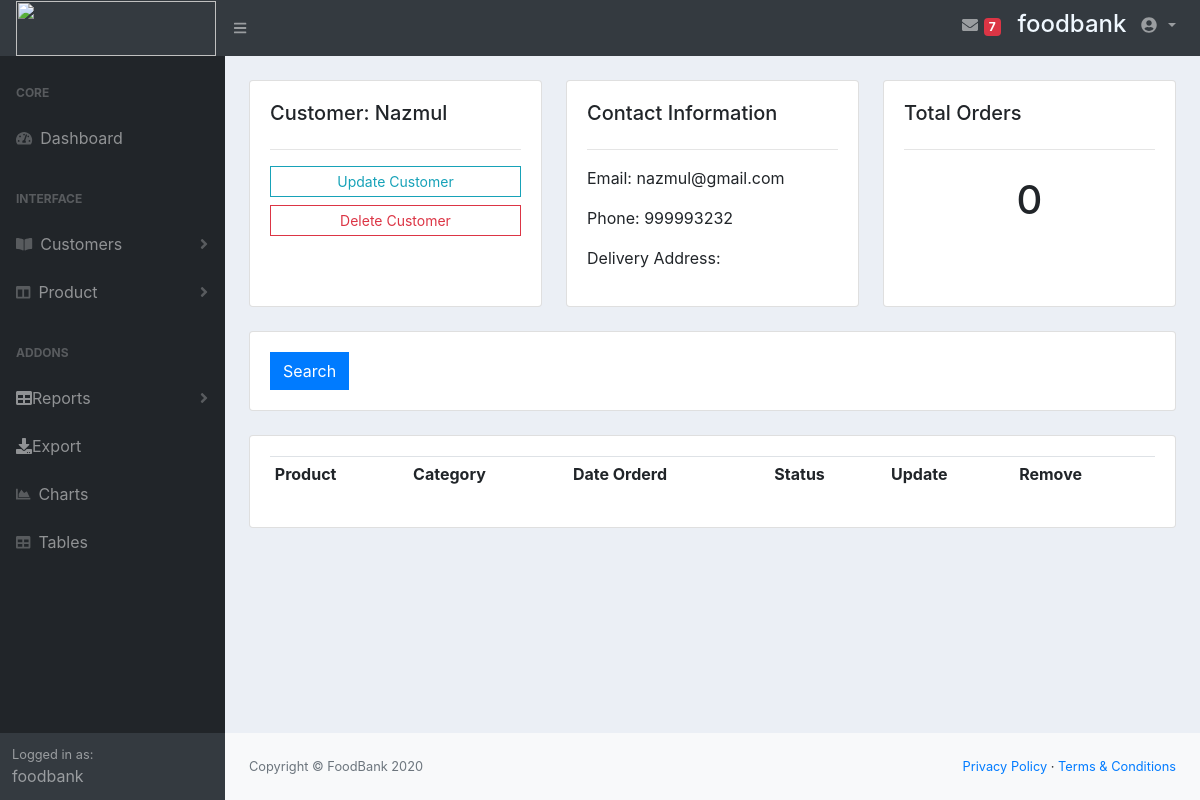
/customer/2/ (signed in), run on an earlier commit of the app's database.
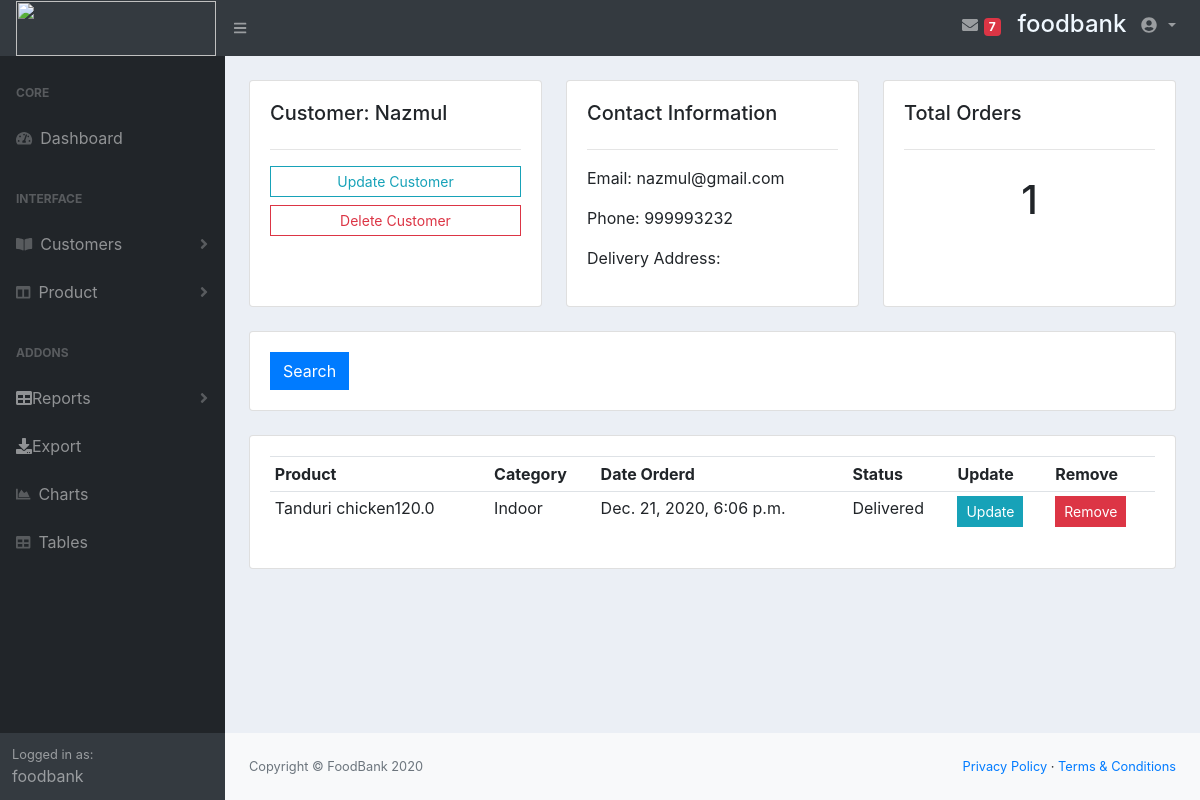
And on a later commit of the database.
### account/models.py (models this page shows, shortened)
class Order(models.Model):
	STATUS = (
			('Pending', 'Pending'),
			('Out for delivery', 'Out for delivery'),
			('Delivered', 'Delivered'),
			)
	customer = models.ForeignKey(Customer,null=True,blank=True,on_delete=models.SET_NULL)
	product = models.ForeignKey(Product,null=True,on_delete=models.SET_NULL)
	order=models.ForeignKey(ProductOrder,on_delete=models.SET_NULL,null=True)
	quantity=models.IntegerField(default=0,null=True,blank=True)
	date_created = models.DateTimeField(auto_now_add=True, null=True)
	status = models.CharField(max_length=200, null=True, choices=STATUS)

class Product(models.Model):
	CATEGORY = (
			('Indoor', 'Indoor'),
			('Out Door', 'Out Door'),
			)
	STATUS = (
			('In Stock', 'In Stock'),
			('Out of Stock', 'Out of Stock'),
			)
	name = models.CharField(max_length=200, null=True)
	price = models.FloatField(null=True)
	category = models.CharField(max_length=200, null=True, choices=CATEGORY)
	status = models.CharField(max_length=200, null=True, choices=STATUS, default="In Stock")
	description = models.CharField(max_length=200, null=True)
	date_created = models.DateTimeField(auto_now_add=True, null=True)
	tags = models.ManyToManyField(Tag)
	def __str__(self):
		return self.name + str(self.price)

### account/views.py (the view)
# urls.py: path('customer/<str:pk>/',views.customer,name="customer"),
@login_required(login_url='/login/')
def customer(request,pk):
	customers = Customer.objects.get(id=pk)
	orders = customers.order_set.all()
	order_count = orders.count()
	context = {'customer':customers, 'orders':orders, 'order_count':order_count}
	return render(request, 'customer.html',context)

### templates/customer.html
{%  extends 'index1.html' %}
{% block content %}
	<br>
<div class="row">
	<div class="col-md">
		<div class="card card-body h-100">
			<h5>Customer: {{customer.name}}</h5>
			<hr>
			<a class="btn btn-outline-info  btn-sm btn-block" href="{% url 'edit_customer' customer.id %}">Update Customer</a>
			<a class="btn btn-outline-danger  btn-sm btn-block" href="">Delete Customer</a>
		</div>
	</div>
	<div class="col-md">
		<div class="card card-body h-100">
			<h5>Contact Information</h5>
			<hr>
			<p>Email: {{customer.email}}</p>
			<p>Phone: {{customer.phone}}</p>
			<p>Delivery Address: {{customer.address}}</p>
		</div>
	</div>
	<div class="col-md">
		<div class="card card-body h-100">
			<h5>Total Orders</h5>
			<hr>
			<h1 style="text-align: center;padding: 10px">{{order_count}}</h1>
		</div>
	</div>
</div>
<br>
<div class="row">
	<div class="col">
		<div class="card card-body">
			<form method="get">
		    <button class="btn btn-primary" type="submit">Search</button>
		  </form>
		</div>
	</div>
</div>
<br>
<div class="row">
	<div class="col-md">
		<div class="card card-body">
			<table class="table table-sm">
				<tr>
					<th>Product</th>
					<th>Category</th>
					<th>Date Orderd</th>
					<th>Status</th>
					<th>Update</th>
					<th>Remove</th>
				</tr>
				{% for order in orders %}
				<tr>
					<td>{{order.product}}</td>
					<td>{{order.product.category}}</td>
					<td>{{order.date_created}}</td>
					<td>{{order.status}}</td>
					<td><a class="btn btn-sm btn-info" href="">Update</a></td>
					<td><a class="btn btn-sm btn-danger" href="">Remove</a></td>
				</tr>
				{% endfor %}
			</table>
		</div>
	</div>
</div>
{% endblock %}

What changed in the data, as far as the page shows it:
added Order: product "Tanduri chicken120.0", product.category "Indoor", date_created "Dec. 21, 2020, 6:06 p.m.", status "Delivered"
Also different on the page:
{{ order_count }}: "0" → "1"
